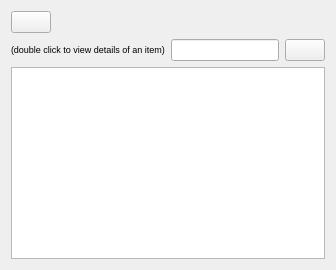
     <widget class="QWidget" name="tab_2">
      <attribute name="icon">
       <iconset theme="emblem-web">
        <normaloff>../../../../../../../../.designer/backup</normaloff>../../../../../../../../.designer/backup</iconset>
      </attribute>
      <attribute name="title">
       <string>Addresses</string>
      </attribute>
      <layout class="QVBoxLayout" name="verticalLayout_5">
       <item>
        <layout class="QHBoxLayout" name="horizontalLayout_4">
         <item>
          <widget class="QPushButton" name="cmdAddrsBack">
           <property name="text">
            <string/>
           </property>
           <property name="icon">
            <iconset theme="go-previous">
             <normaloff>../../../../../../../../../../../../../../../../../../../../../../../../../../.designer/backup</normaloff>../../../../../../../../../../../../../../../../../../../../../../../../../../.designer/backup</iconset>
           </property>
          </widget>
         </item>
         <item>
          <widget class="QLabel" name="addrsLabel">
           <property name="text">
            <string/>
           </property>
          </widget>
         </item>
         <item>
          <spacer name="horizontalSpacer_5">
           <property name="orientation">
            <enum>Qt::Horizontal</enum>
           </property>
           <property name="sizeHint" stdset="0">
            <size>
             <width>40</width>
             <height>20</height>
            </size>
           </property>
          </spacer>
         </item>
        </layout>
       </item>
       <item>
        <layout class="QHBoxLayout" name="horizontalLayout_14">
         <item>
          <widget class="QLabel" name="tipAddrsLabel">
           <property name="text">
            <string>&lt;html&gt;&lt;head/&gt;&lt;body&gt;&lt;p&gt;&lt;span style=&quot; font-size:7pt;&quot;&gt;(double click to view details of an item)&lt;/span&gt;&lt;/p&gt;&lt;/body&gt;&lt;/html&gt;</string>
           </property>
          </widget>
         </item>
         <item>
          <widget class="QLineEdit" name="addrsFilterLine"/>
         </item>
         <item>
          <widget class="QPushButton" name="cmdCleanAddrs">
           <property name="text">
            <string/>
           </property>
           <property name="icon">
            <iconset theme="edit-clear-all">
             <normaloff>../../../../../../../../../../../../../../../../../../../../../../../../../../.designer/backup</normaloff>../../../../../../../../../../../../../../../../../../../../../../../../../../.designer/backup</iconset>
           </property>
          </widget>
         </item>
        </layout>
       </item>
       <item>
        <widget class="QTableView" name="addrTable">
         <property name="sortingEnabled">
          <bool>false</bool>
         </property>
         <property name="cornerButtonEnabled">
          <bool>false</bool>
         </property>
         <attribute name="horizontalHeaderStretchLastSection">
          <bool>true</bool>
         </attribute>
         <attribute name="verticalHeaderStretchLastSection">
          <bool>false</bool>
         </attribute>
        </widget>
       </item>
      </layout>
     </widget>
